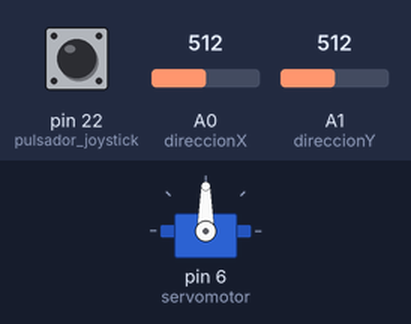
The sketch below on a simulated Arduino Mega 2560, built with avr-gcc and run on an emulated ATmega2560. On the bench: servo. Inputs (shaded band) come from the test bench; at power-on: A0 (direccionX) = 512, pin 22 (pulsador_joystick) HIGH, A1 (direccionY) = 512.

Above: at 1.2 s.
1.3 s: A0 (direccionX) set to 541
2.8 s: A0 (direccionX) set to 563
At 3.27 s:
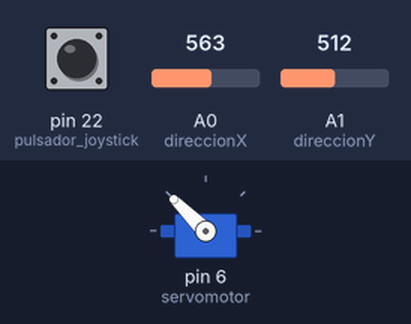
At 4.5 s:
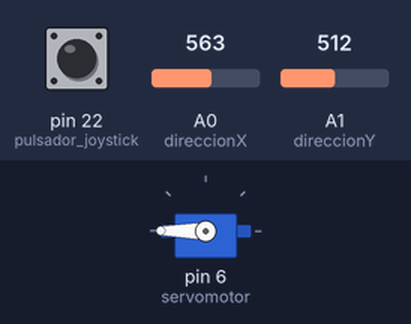
5.2 s: pin 22 (pulsador_joystick) pulled LOW for 0.15 s
At 5.66 s:
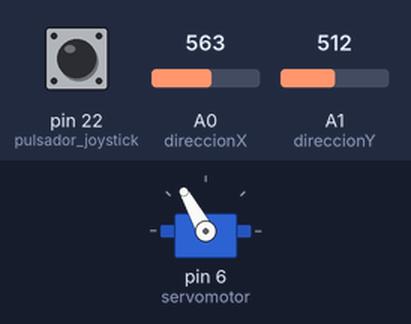
7.7 s: A0 (direccionX) set to 464
9.2 s: A0 (direccionX) set to 439
At 11.9 s:
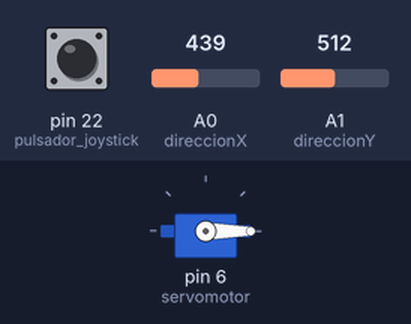
12.2 s: pin 22 (pulsador_joystick) pulled LOW for 0.15 s
Timing chart, 0 to 15.2 s (numbered marks = the images above; inputs shaded):
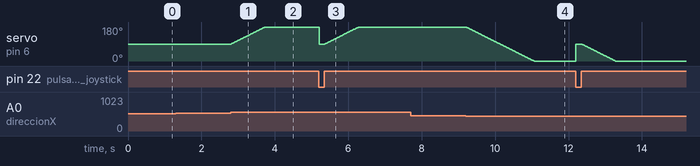

The sketch:

sketch_servojoy.ino
```cpp
//Libreria correspondiente al servo
#include <Servo.h>
Servo servomotor;

int direccionX = A0;  //Pin para leer los movimientos en el eje X
int direccionY = A1;  //Pin para leer los movimientos en el eje Y
int pulsador_joystick = 22;  //Pin para leer el pulsador

int lecturaX;  //Almacena el valor leido en el eje X
int lecturaY;  //Almacena el valor leido en el eje Y
int lectura_pulsador;  //Almacena el valor leido del pulsador

//Variable para el control de la posicion del servo
//El servo inicialmente esta en 90 grados
int posicion_servo = 90;

void setup() {

  servomotor.attach(6); //Pin PWM 6 del Arduino

  pinMode(direccionX, INPUT);
  pinMode(direccionY, INPUT);
  //Activamos la resistencia PULL-UP interna del Arduino
  //Si el pulsador está presionado, muestra un 0
  pinMode(pulsador_joystick, INPUT_PULLUP);

}

void loop() {

  int lecturaX = analogRead(A0);  //Lee y almacena el valor del joystick en X
  int lecturaY = analogRead(A1);  //Lee y almacena el valor del joystick en Y
  int lectura_pulsador = digitalRead(22);  //Lee y almacena el valor del pulsador del joystick

  //Si se mueve el joystick a la derecha, el angulo aumenta
  if (lecturaX >= 550)
  {
    posicion_servo++;

    if (posicion_servo > 180)  //El angulo no puede ser mayor a 180
    {
      posicion_servo = 180;
    }
  }

  //Si se mueve el joystick a la izquierda, el angulo disminuye
  if (lecturaX <= 450)
  {
    posicion_servo--;

    if (posicion_servo < 0)  //El angulo no puede ser menor a cero
    {
      posicion_servo = 0;
    }
  }

  //Si se presiona el pulsador del joystick, el servo vuelve a los 90 grados
  if (lectura_pulsador == LOW)
  {
    posicion_servo = 90;
  }

  //Escribimos el angulo en el servo
  servomotor.write(posicion_servo);
  delay(10);

}
```

Measured:
- the behaviour switches between 549 and 550 on A0 (direccionX) (found by bisection; images 0 and 1)
- the behaviour switches between 451 and 450 on A0 (direccionX) (found by bisection; images 3 and 4)
- after the input at 1.3 s, every drawn part: stays the same
- after the input at 2.8 s, servo on pin 6 (servomotor): moves from 90° to 180° over 0.93 s, starting at once
- after the input at 7.7 s, every drawn part: stays the same
- after the input at 9.2 s, servo on pin 6 (servomotor): moves from 180° to 0° over 1.9 s, starting at once
